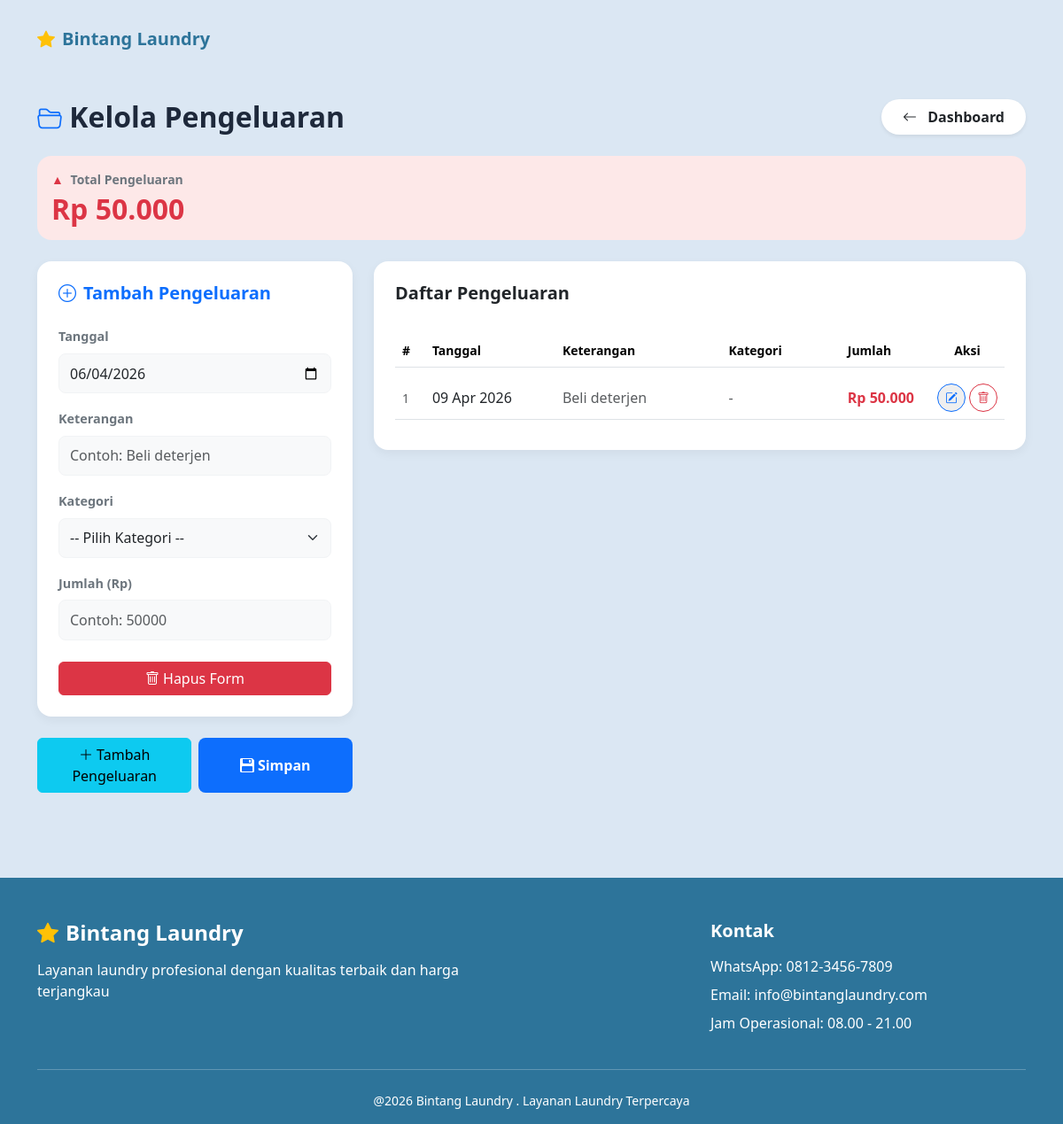
The page /admin_pengeluaran.php (signed in) on the database as committed earlier.
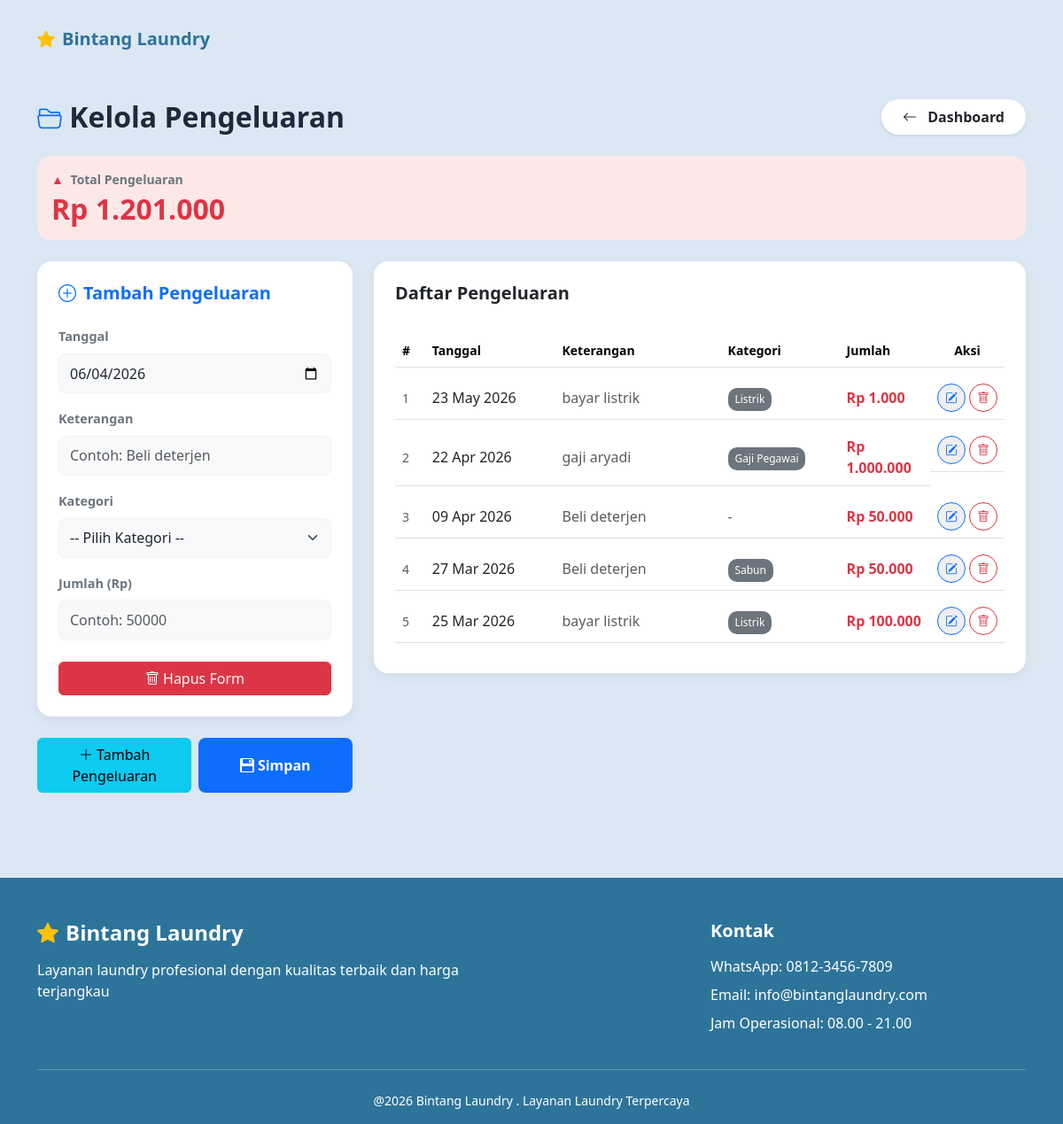
The same page on the database as committed later.
### tables this page shows
CREATE TABLE `pengeluaran` (
  `id_pengeluaran` int NOT NULL,
  `tanggal_pengeluaran` date NOT NULL,
  `keterangan` varchar(100) NOT NULL,
  `jumlah` int NOT NULL,
  `id_kategori` int DEFAULT NULL
);

CREATE TABLE `kategori_pengeluaran` (
  `id_kategori` int NOT NULL,
  `nama_kategori` varchar(100) DEFAULT NULL
);

### admin_pengeluaran.php (the view, shortened to what this page needs)
<?php
include 'includes/header.php';
include 'includes.php';
$hari_ini = date('Y-m-d');
$query_total = mysqli_query($conn, "SELECT SUM(jumlah) AS total FROM pengeluaran");
$data_total  = mysqli_fetch_assoc($query_total);
$total_pengeluaran = $data_total['total'] ?? 0;
$query_tabel = "SELECT p.*, k.nama_kategori
                FROM pengeluaran p
                LEFT JOIN kategori_pengeluaran k ON p.id_kategori = k.id_kategori
                ORDER BY p.tanggal_pengeluaran DESC, p.id_pengeluaran DESC";
$result_pengeluaran = mysqli_query($conn, $query_tabel);
?>
<div class="container py-4 text-start">
    <div class="d-flex justify-content-between align-items-center mb-4">
        <div class="d-flex align-items-center">
            <h2 class="fw-bold m-0" style="color: #1e293b;">
                <i class="bi bi-folder2-open fs-3" style="color: #0d6efd;"></i> Kelola Pengeluaran
            </h2>
        </div>
        <a href="admin_dashboard.php"
            class="btn btn-white bg-white rounded-pill px-4 py-2 shadow-sm fw-semibold text-dark text-decoration-none border-0">
            <i class="bi bi-arrow-left me-2"></i> Dashboard
        </a>
    </div>
    <div class="mb-4">
        <div class="card border-0 p-3" style="background-color: #fde8e8; border-radius: 1rem;">
            <div class="small fw-semibold text-secondary mb-1">
                <span class="text-danger me-1">▲</span> Total Pengeluaran
            </div>
            <h2 class="fw-bold text-danger m-0">Rp <?= number_format($total_pengeluaran, 0, ',', '.'); ?></h2>
        </div>
    </div>
    <div class="row g-4">
        <div class="col-md-4">
            <form method="POST" action="">
                <div id="container-form">
                    <div class="item-form">
                        <div class="card card-custom p-4 mb-4">
                            <h5 class="fw-bold text-primary mb-4 d-flex align-items-center">
                                <i class="bi bi-plus-circle me-2"></i> Tambah Pengeluaran
                            </h5>
                            <div class="mb-3">
                                <label class="form-label small fw-semibold text-secondary">Tanggal</label>
                                <input type="date" name="tanggal_pengeluaran[]" class="form-control form-control-custom"
                                    max="<?= $hari_ini; ?>" value="<?= $hari_ini; ?>" required>
                            </div>
                            <div class="mb-3">
                                <label class="form-label small fw-semibold text-secondary">Keterangan</label>
                                <input type="text" name="keterangan[]" class="form-control form-control-custom"
                                    placeholder="Contoh: Beli deterjen" required>
                            </div>
                            <div class="mb-3">
                                <label class="form-label small fw-semibold text-secondary">Kategori</label>
                                <select name="id_kategori[]" class="form-select form-control-custom">
                                    <option value="">-- Pilih Kategori --</option>
                                </select>
                            </div>
                            <div class="mb-4">
                                <label class="form-label small fw-semibold text-secondary">Jumlah (Rp)</label>
                                <input type="number" name="jumlah[]" class="form-control form-control-custom"
                                    placeholder="Contoh: 50000" required>
                            </div>
                            <button type="button" class="btn btn-danger" onclick="hapusForm(this)">
                                <i class="bi bi-trash me-1"></i>Hapus Form
                            </button>
                        </div>
                    </div>
                </div>
            </form>
            <div class="d-flex justify-content-between mb-4">
                <button type="button" class="btn btn-info" id="btn-tambah" style="width: 49%;">
                    <i class="bi bi-plus-lg me-1"></i>Tambah Pengeluaran
                </button>
                <button type="submit" name="tambah_pengeluaran" class="btn btn-custom-blue" style="width: 49%;">
                    <i class="bi bi-floppy2-fill me-1"></i>Simpan
                </button>
            </div>
        </div>
        <div class="col-md-8">
            <div class="card card-custom p-4">
                <h5 class="fw-bold text-dark mb-4">Daftar Pengeluaran</h5>
                <div class="table-responsive">
                    <table class="table align-middle text-start mb-0"
                        style="border-collapse: separate; border-spacing: 0 10px;">
                        <thead>
                            <tr class="text-secondary small fw-bold border-bottom">
                                <th style="width: 5%;">#</th>
                                <th style="width: 22%;">Tanggal</th>
                                <th style="width: 28%;">Keterangan</th>
                                <th style="width: 20%;">Kategori</th>
                                <th style="width: 15%;">Jumlah</th>
                                <th class="text-center" style="width: 10%;">Aksi</th>
                            </tr>
                        </thead>
                        <tbody>
                            <?php if (mysqli_num_rows($result_pengeluaran) > 0): ?>
                            <?php
                                $no = 1;
                                while ($row = mysqli_fetch_assoc($result_pengeluaran)):
                                ?>
                            <tr class="border-bottom">
                                <td class="text-muted small"><?= $no++; ?></td>
                                <td class="text-dark fw-medium">
                                    <?= date('d M Y', strtotime($row['tanggal_pengeluaran'])); ?></td>
                                <td class="text-muted"><?= htmlspecialchars($row['keterangan']); ?></td>
                                <td>
                                    <?php if(!empty($row['nama_kategori'])): ?>
                                    <span class="badge-kategori"><?= htmlspecialchars($row['nama_kategori']); ?></span>
                                    <?php else: ?>
                                    <span class="text-muted">-</span>
                                    <?php endif; ?>
                                </td>
                                <td class="text-danger fw-bold">Rp <?= number_format($row['jumlah'], 0, ',', '.'); ?>
                                </td>
                                <td class="d-flex text-center">
                                    <button type="button"
                                        class="btn-action-outline btn-action-edit"
                                        data-bs-toggle="modal" data-bs-target="#modalEdit"
                                        data-id="<?= $row['id_pengeluaran']; ?>"
                                        data-keterangan="<?= htmlspecialchars($row['keterangan']); ?>"
                                        data-jumlah="<?= $row['jumlah']; ?>" data-kategori="<?= $row['id_kategori']; ?>"
                                        data-tanggal="<?= $row['tanggal_pengeluaran']; ?>">
                                        <i class="bi bi-pencil-square"></i>
                                    </button>
                                    <a href="admin_pengeluaran.php?hapus=<?= $row['id_pengeluaran']; ?>"
                                        class="btn-action-outline btn-action-delete ms-1"
                                        onclick="return confirm('Apakah Anda yakin ingin menghapus data ini?')">
                                        <i class="bi bi-trash"></i>
                                    </a>
                                </td>
                            </tr>
                            <?php endwhile; ?>
                            <?php else: ?>
                            <tr>
                                <td colspan="6" class="text-center text-muted py-4">Belum ada data pengeluaran.</td>
                            </tr>
                            <?php endif; ?>
                        </tbody>
                    </table>
                </div>
            </div>
        </div>
    </div>
</div>
<?php include 'includes/footer.php'; ?>

### includes/header.php (shortened to what this page needs)
<!DOCTYPE html>
<html lang="id">
<head>
    <link href="https://cdn.jsdelivr.net/npm/bootstrap@5.3.0/dist/css/bootstrap.min.css" rel="stylesheet">
    <link rel="stylesheet" href="../assets/css/css/bootstrap.min.css">
    <link rel="stylesheet" href="https://cdn.jsdelivr.net/npm/bootstrap-icons@1.11.0/font/bootstrap-icons.css">
    <link rel="stylesheet" href="assets/css/style.css">
</head>
<body>
    <nav class="navbar navbar-light bg-transparent py-4">
        <div class="container">
            <a class="navbar-brand fw-bold d-flex align-items-center" href="index.php" style="color: #2d749a;">
                <i class="bi bi-star-fill text-warning me-2"></i> Bintang Laundry
            </a>
        </div>
    </nav>

### includes/footer.php (shortened to what this page needs)
<footer class="pt-5 pb-3 mt-5">
        <div class="container">
            <div class="row gy-4">
                <div class="col-md-8">
                    <h4 class="fw-bold d-flex align-items-center mb-3">
                        <i class="bi bi-star-fill text-warning me-2"></i> Bintang Laundry
                    </h4>
                    <p class="w-75">Layanan laundry profesional dengan kualitas terbaik dan harga terjangkau</p>
                </div>
                <div class="col-md-4">
                    <h5 class="fw-bold mb-3">Kontak</h5>
                    <ul class="list-unstyled">
                        <li class="mb-2">WhatsApp: 0812-3456-7809</li>
                        <li class="mb-2">Email: info@bintanglaundry.com</li>
                        <li class="mb-2">Jam Operasional: 08.00 - 21.00</li>
                    </ul>
                </div>
            </div>
            <hr class="mt-4 border-light">
            <div class="text-center mt-4">
                <p class="small mb-0">@2026 Bintang Laundry . Layanan Laundry Terpercaya</p>
            </div>
        </div>
    </footer>
</body>
</html>

### assets/css/style.css (style rules this page uses)
:root { --primary-blue: #2d749a; --light-blue: #d6e6f2; --white: #ffffff; }
body { font-family: 'Segoe UI', Tahoma, Geneva, Verdana, sans-serif; background-color: var(--light-blue); }
.card-custom { border: none; border-radius: 15px; box-shadow: 0 4px 6px rgba(0,0,0,0.05); }
footer { background-color: var(--primary-blue); color: white; }
.form-label { font-size: 0.9rem; color: #333; }
.form-control, .form-select { border-radius: 8px; padding: 12px; border: 1px solid #e0e0e0; }

### admin_pengeluaran.php (style rules this page uses)
body { background-color: #dbe7f3; }
.card-custom { border-radius: 1rem; border: none; box-shadow: 0 4px 12px rgba(0, 0, 0, 0.05); background-color: #ffffff; }
.btn-custom-blue { background-color: #0d6efd; color: white; font-weight: 600; border-radius: 0.5rem; }
.badge-kategori { background-color: #6c757d; color: white; font-size: 0.75rem; padding: 0.35em 0.65em; border-radius: 10px; }
.btn-action-outline { width: 32px; height: 32px; display: inline-flex; align-items: center; justify-content: center; border-radius: 50%; border: 1px solid; font-size: 0.85rem; transition: all 0.2s; text-decoration: none; }
.btn-action-edit { border-color: #0d6efd; color: #0d6efd; }
.btn-action-delete { border-color: #dc3545; color: #dc3545; }
.form-control-custom { background-color: #f8f9fa; border: 1px solid #f1f3f5; border-radius: 0.5rem; padding: 0.6rem 0.75rem; }

Rows that differ between the two databases and show on the page:
added pengeluaran: tanggal_pengeluaran "23 May 2026", keterangan "bayar listrik", id_kategori.nama_kategori "Listrik", jumlah "1.000"
added pengeluaran: tanggal_pengeluaran "22 Apr 2026", keterangan "gaji aryadi", id_kategori.nama_kategori "Gaji Pegawai", jumlah "1.000.000"
added pengeluaran: tanggal_pengeluaran "27 Mar 2026", keterangan "Beli deterjen", id_kategori.nama_kategori "Sabun", jumlah "50.000"
added pengeluaran: tanggal_pengeluaran "25 Mar 2026", keterangan "bayar listrik", id_kategori.nama_kategori "Listrik", jumlah "100.000"
Other text that changed with them:
$total_pengeluaran: "50.000" → "1.201.000"
